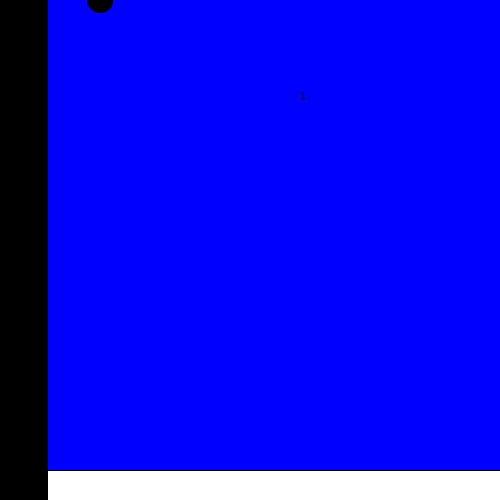
Frame 1 (no input)
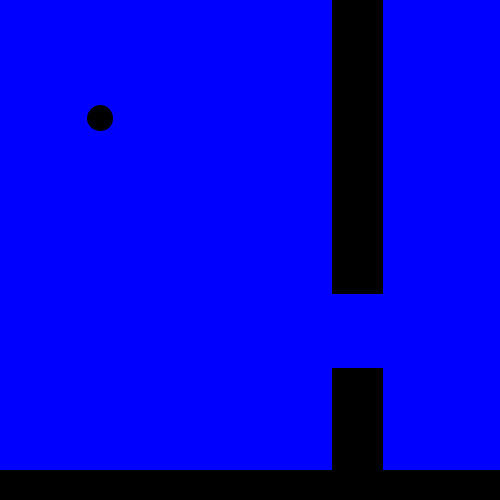
Frame 60 (the mouse pressed at the canvas centre just before this capture)
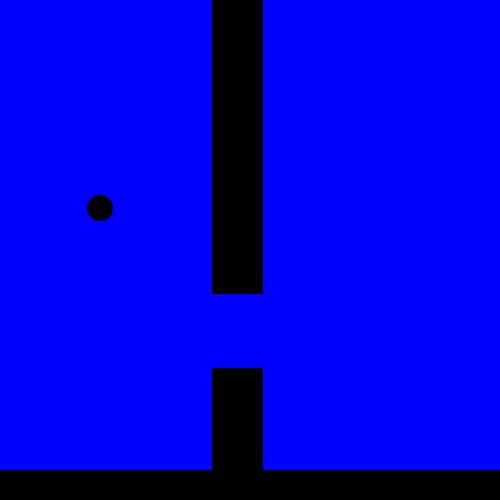
Frame 120 (the mouse held since frame 60 and released just before this capture)

The Processing sketch that drew these frames (run headless with seeded random() and noise(); from frame 60 on, the mouse is pressed at the canvas centre):

// Processing sketch: flappyBird
// ── flappyBird.pde
int pipeX = -1;
int birdX = 100;
int birdYVelocity = 30;
int birdY;
int gravity = 2;
int upperPipeHeight;
int score = 0;
//int lowerPipeHeight = 100;
int lowerPipeTop;
int pipeGap = 75;
boolean gameEnd = false;
void setup(){
  size(500,500);
}
void draw(){
  background(0,0,255);
  rect(0,470, 500, 30);
  fill(0,0,0);
  stroke(0,0,0);
  if(gameEnd == false){
  ellipse(100,birdY,25,25);
  birdY = birdY+gravity;
  pipeX -= 2;
  rect(pipeX,0,50,upperPipeHeight);
  rect(pipeX,lowerPipeTop,50,500-lowerPipeTop);
  
  if(pipeX < 0){
    pipeX = 450;
    upperPipeHeight = (int)random(100,400);
   lowerPipeTop = upperPipeHeight + pipeGap;
   score += 1;
   text(score, 300, 100);
   
   
  }
  
    gameEnd = intersectPipes();
    if(birdY > 470){
      gameEnd = true;
    }
  }
  
}
void mousePressed(){
birdY = birdY - birdYVelocity;
}
boolean intersectPipes(){
  if (birdY < upperPipeHeight && birdX > pipeX && birdX < (pipeX+50)){
            return true; }
        else if (birdY>lowerPipeTop && birdX > pipeX && birdX < (pipeX+50)) {
            return true; }
        else { return false; }
}
